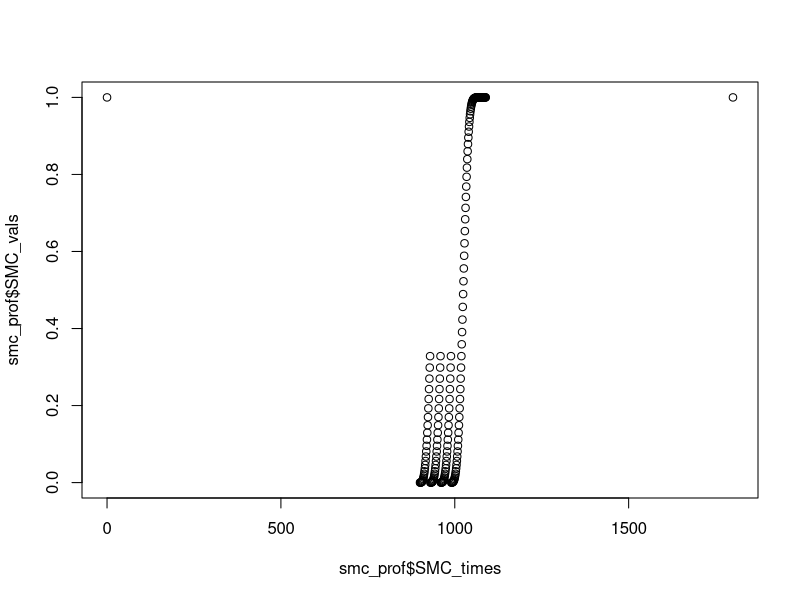

Here is the R script that generated this plot:
weibull <- function(time, alpha = 3.4, beta = 39.34) {
  pow <- -(time/beta)^alpha
  y <- exp(pow)
  return(y)
}
get_smc_profile<-function(start_sim,end_sim,SMC_start,nround,gap){
  prop_prof<-c(rep(1-weibull(1:gap),nround-1),1-weibull(1:100))
  return(list(
    SMC_times=c(start_sim,seq(SMC_start,SMC_start+length(prop_prof)-1,by=1),end_sim),
    SMC_vals=c(1,prop_prof,1)
  ))
}

smc_prof<-get_smc_profile(0,1800,900,4,30)
plot(smc_prof$SMC_times,smc_prof$SMC_vals)

smc_prof
